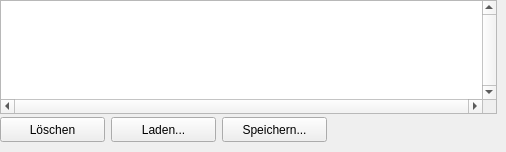
          <widget class="QWidget" name="AutoexecSheet2">
            <attribute name="title"><string>Abschluss</string></attribute>
            <property name="vclDesignWidth" stdset="0"><number>497</number></property>
            <property name="vclDesignHeight" stdset="0"><number>129</number></property>
            <widget class="QFrame" name="Panel12">
              <property name="geometry"><rect><x>0</x><y>114</y><width>497</width><height>29</height></rect></property>
              <property name="vclAlign" stdset="0"><string notr="true">alBottom</string></property>
              <property name="frameShape"><enum>QFrame::NoFrame</enum></property>
              <property name="frameShadow"><enum>QFrame::Plain</enum></property>
              <property name="vclClass" stdset="0"><string notr="true">TPanel</string></property>
              <widget class="QPushButton" name="FinalizationClearButton">
                <property name="geometry"><rect><x>0</x><y>3</y><width>105</width><height>25</height></rect></property>
                <property name="tag" stdset="0"><number>24</number></property>
                <property name="text"><string>Löschen</string></property>
                <property name="icon"><iconset resource="../../resources/dfend.qrc"><normaloff>:/glyphs/86ad06b420cc830c.png</normaloff></iconset></property>
                <property name="autoDefault"><bool>false</bool></property>
                <property name="vclOnClick" stdset="0"><string notr="true">ButtonWork</string></property>
              </widget>
              <widget class="QPushButton" name="FinalizationLoadButton">
                <property name="geometry"><rect><x>111</x><y>3</y><width>105</width><height>25</height></rect></property>
                <property name="tag" stdset="0"><number>25</number></property>
                <property name="text"><string>Laden...</string></property>
                <property name="icon"><iconset resource="../../resources/dfend.qrc"><normaloff>:/glyphs/45f75812cc6f15e7.png</normaloff></iconset></property>
                <property name="autoDefault"><bool>false</bool></property>
                <property name="vclOnClick" stdset="0"><string notr="true">ButtonWork</string></property>
              </widget>
              <widget class="QPushButton" name="FinalizationSaveButton">
                <property name="geometry"><rect><x>222</x><y>3</y><width>105</width><height>25</height></rect></property>
                <property name="tag" stdset="0"><number>26</number></property>
                <property name="text"><string>Speichern...</string></property>
                <property name="icon"><iconset resource="../../resources/dfend.qrc"><normaloff>:/glyphs/47fc5700323c2859.png</normaloff></iconset></property>
                <property name="autoDefault"><bool>false</bool></property>
                <property name="vclOnClick" stdset="0"><string notr="true">ButtonWork</string></property>
              </widget>
            </widget>
            <widget class="QTextEdit" name="FinalizationMemo">
              <property name="geometry"><rect><x>0</x><y>0</y><width>497</width><height>114</height></rect></property>
              <property name="vclAlign" stdset="0"><string notr="true">alClient</string></property>
              <property name="lineWrapMode"><enum>QTextEdit::NoWrap</enum></property>
              <property name="verticalScrollBarPolicy"><enum>Qt::ScrollBarAlwaysOn</enum></property>
              <property name="horizontalScrollBarPolicy"><enum>Qt::ScrollBarAlwaysOn</enum></property>
              <property name="acceptRichText"><bool>false</bool></property>
            </widget>
          </widget>
